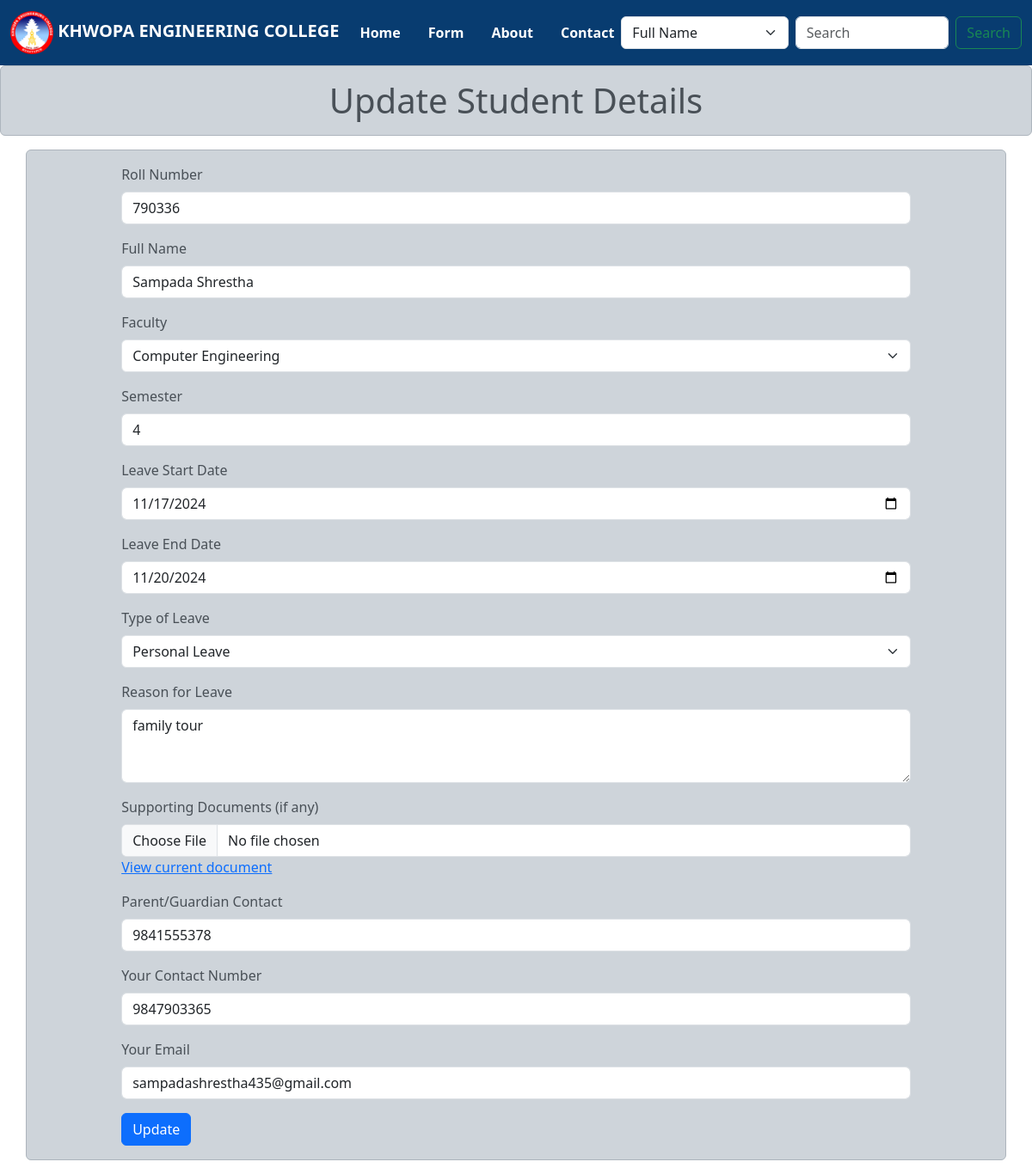
The app's page /edit/54 with its own data.
### crudApp1/models.py (models this page shows)
class StudentLeave(models.Model):
    roll_number = models.CharField(max_length=6, unique=True)
    full_name = models.CharField(max_length=100)
    faculty = models.CharField(max_length=100)
    semester = models.PositiveIntegerField()
    start_date = models.DateField()
    end_date = models.DateField()
    leave_type = models.CharField(max_length=50)
    reason = models.TextField()
    document = models.FileField(upload_to='documents/', null=True)
    guardian_contact = models.CharField(max_length=15)
    student_contact = models.CharField(max_length=15)
    is_delete=models.BooleanField(default=False)
    deleted_time= models.DateTimeField(null=True)
    student_email = models.EmailField(max_length=100)

### crudApp1/views.py (the view, shortened to what this page needs)
# urls.py: path("edit/<int:id>", edit, name="edit"),
def edit(request, id):
    data = StudentLeave.objects.get(id=id)
    return render(request, 'crudApp1/edit.html', {"data": data})

### crudApp1/templates/crudApp1/edit.html (shortened to what this page needs)
{% extends "base.html" %}
{% block content %}
<h1 class="text-center alert alert-dark">Update Student Details</h1>
<div class="container alert alert-dark">
    <div class="row">
        <div class="col-10 mx-auto">
            <form method="post" action="{% url 'edit' data.id %}">
                <div class="mb-3">
                    <label for="rollNumber" class="form-label">Roll Number</label>
                    <input type="number" value="{{ data.roll_number }}" name="rollNumber" class="form-control" id="rollNumber" required maxlength="6" minlength="6" placeholder="Enter 6-digit Roll Number">
                </div>
                <div class="mb-3">
                    <label for="fullName" class="form-label">Full Name</label>
                    <input type="text" value="{{ data.full_name }}" name="fullName" class="form-control" id="fullName" placeholder="Enter Full Name" required>
                </div>
                <div class="mb-3">
                    <label for="faculty" class="form-label">Faculty</label>
                    <select name="faculty" class="form-select" id="faculty" required>
                        <option value="Computer Engineering" {% if data.faculty == "Computer Engineering" %}selected{% endif %}>Computer Engineering</option>
                    </select>
                </div>
                <div class="mb-3">
                    <label for="semester" class="form-label">Semester</label>
                    <input type="number" value="{{ data.semester }}" name="semester" class="form-control" id="semester" placeholder="Enter Semester" required min="1" max="10">
                </div>
                <div class="mb-3">
                    <label for="startDate" class="form-label">Leave Start Date</label>
                    <input type="date" value="{{ data.start_date|date:'Y-m-d' }}" name="startDate" class="form-control" id="startDate" required>
                </div>
                <div class="mb-3">
                    <label for="endDate" class="form-label">Leave End Date</label>
                    <input type="date" value="{{ data.end_date|date:'Y-m-d' }}" name="endDate" class="form-control" id="endDate" required>
                </div>
                <div class="mb-3">
                    <label for="leaveType" class="form-label">Type of Leave</label>
                    <select name="leaveType" class="form-select" id="leaveType" required>
                        <option value="Personal Leave" {% if data.leave_type == "Personal Leave" %}selected{% endif %}>Personal Leave</option>
                    </select>
                </div>
                <div class="mb-3">
                    <label for="reason" class="form-label">Reason for Leave</label>
                    <textarea name="reason" class="form-control" id="reason" rows="3" placeholder="Provide reason for leave" required>{{ data.reason }}</textarea>
                </div>
                <div class="mb-3">
                    <label for="document" class="form-label">Supporting Documents (if any)</label>
                    <input type="file" name="document" class="form-control" id="document">
                    {% if data.document %}
                        <a href="{{ data.document.url }}" target="_blank">View current document</a>
                    {% endif %}
                </div>
                <div class="mb-3">
                    <label for="guardianContact" class="form-label">Parent/Guardian Contact</label>
                    <input type="text" value="{{ data.guardian_contact }}" name="guardianContact" class="form-control" id="guardianContact" placeholder="Enter Parent/Guardian Contact" required>
                </div>
                <div class="mb-3">
                    <label for="studentContact" class="form-label">Your Contact Number</label>
                    <input type="text" value="{{ data.student_contact }}" name="studentContact" class="form-control" id="studentContact" placeholder="Enter Your Contact Number" required>
                </div>
                <div class="mb-3">
                    <label for="studentEmail" class="form-label">Your Email</label>
                    <input type="email" value="{{ data.student_email }}" name="studentEmail" class="form-control" id="studentEmail" placeholder="Enter Your Email" required>
                </div>
                <button type="submit" class="btn btn-primary">Update</button>
            </form>
        </div>
    </div>
</div>
{% endblock content %}

### records on screen
StudentLeave: rollNumber "790336", fullName "Sampada Shrestha", faculty "Computer Engineering", semester "4", startDate "11/17/2024", endDate "11/20/2024", leaveType "Personal Leave", reason "family tour", guardianContact "9841555378", studentContact "9847903365", studentEmail "sampadashrestha435@gmail.com"
